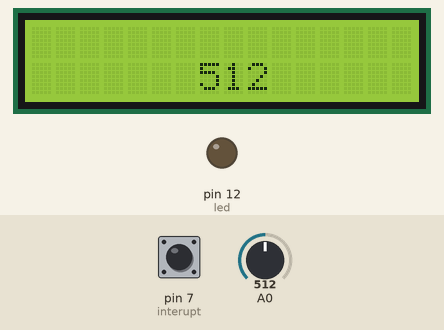
Recording of a sketch running on a simulated Arduino Uno, built with avr-gcc and run on an emulated ATmega328P. On the bench: 16×2 character LCD, output pins drawn as LEDs (lit = HIGH). Dashed ring = blinking. The test bench sets the inputs (shaded band); at power-on: pin 7 (interupt) HIGH, A0 = 512.

Above: at 1.2 s.
1.3 s: pin 7 (interupt) pulled LOW for 0.15 s
At 1.48 s:
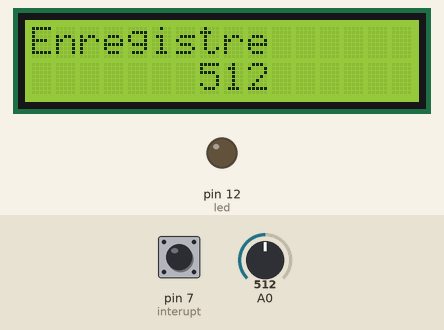
At 1.86 s:
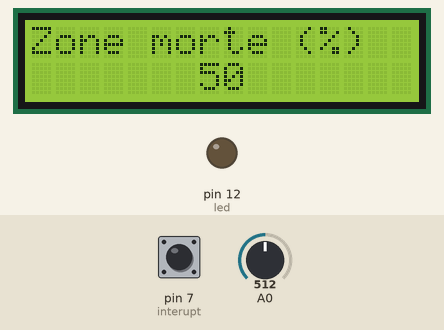
2.0 s: pin 7 (interupt) pulled LOW for 1 s
At 2.23 s:
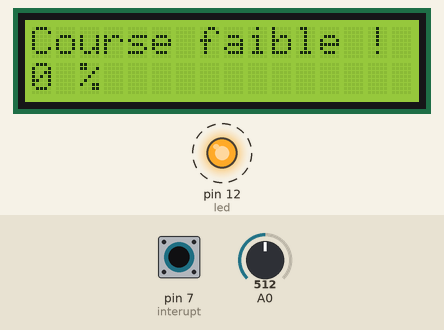
Timing chart, 0 to 12.6 s (numbered marks = the images above; inputs shaded):
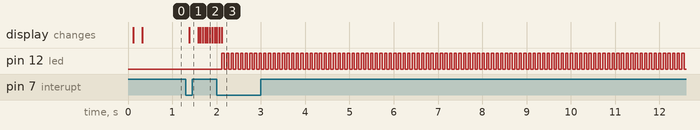

The sketch:

ProgTest1_0.ino
```cpp
#include <LiquidCrystal.h>

LiquidCrystal lcd(11,10,5,4,3,2);

const int interupt = 7;
const int led = 12;
int sensorValue;   // Valeur potentiometre
int etatInterupt;  // État interrupteur
float count;       // Étape du controle
float butMin;      // Butée minimum
float butMax;      // Butée maximum
int course;        // Course du potentiometre
int coursUtil;     // Course utilisée
int zoneMorte;     // Pourcentage utilisé pour la zone morte

void setup()
{
  Serial.begin(9600);
  lcd.begin(16,2);
  lcd.setCursor(0,0);
  pinMode(led, OUTPUT);
  pinMode(interupt, INPUT_PULLUP);
}

void loop()
{
  lcd.clear();
  lcd.setCursor(7,1);
  sensorValue = analogRead(A0);
  if(!butMin || !butMax)  lcd.print(sensorValue);
  etatInterupt = digitalRead(interupt);
  delay(50);

  ////    Définission de la butée minimum ////

  if(etatInterupt == 1 && count == 0 && !butMin)
  {
    count = 1;
    butMin = sensorValue;
    lcd.setCursor(0,0);
    lcd.print("Enregistre");
    delay(200);
  }

  ////    FIN    ////

  ////   Définission de la butée maximum    ////

  else if(etatInterupt == 0 && butMin && count == 1)
  {
    count = 2;
    butMax = sensorValue;
    lcd.setCursor(0,0);
    lcd.print("Enregistre");
    delay(200);
  }

  else if(etatInterupt == 0 && count == 2)
 {
   lcd.setCursor(0,0);
   lcd.print("Zone Morte:");
   lcd.setCursor(0,1);
   lcd.print("Basculez interup");
   delay(50);
 }

  else if(etatInterupt == 1 && butMin && butMax)
  {
    count = 3;
    lcd.clear();
    lcd.setCursor(0,0);
    lcd.print("Zone morte (%)");
    lcd.setCursor(7,1);
    lcd.print(map(analogRead(A0),0,1024,0,100));
    delay(50);
  }

  ////    FIN    ////

  ////    Définission de la taille de la zone morte    ////

  else if(etatInterupt == 0 && count == 3)
  {
    count = 4;
    zoneMorte = map(analogRead(A0),0,1024,0,100);
  }

    ////    FIN    ////

  while(butMin && butMax && count == 4)
  {
    lcd.clear();
    lcd.setCursor(0,0);
    lcd.print(butMin);
    lcd.setCursor(8,0);
    lcd.print(butMax);

    if(butMin < butMax)
    {
      course = ((butMax - butMin) * 100 )  / 1024;
    }

    else if(butMin > butMax)
    {
      course = ((butMin - butMax) * 100 ) / 1024;
    }
    delay(50);

    while(course < 50)
    {
      lcd.clear();
      lcd.setCursor(0,0);
      lcd.print("Course faible !");
      lcd.setCursor(0,1);
      lcd.print(course);
      lcd.setCursor(2,1);
      lcd.print("%");
      digitalWrite(led, HIGH);
      delay(50);
      digitalWrite(led, LOW);
      delay(50);
    }

    while(course > 50)
    {
      lcd.clear();
      lcd.setCursor(3,0);

      if(butMin < butMax)
      {
        coursUtil = map(analogRead(A0),butMin,butMax,0,100);
      }

      ////      Si les butée ont été inversé lors de leur enregistrement
      ////      elles sont enncore inversées et remis à la normal

      if(butMin > butMax)
      {
        coursUtil = map(analogRead(A0),butMax,butMin,0,100);
      }

      if(coursUtil < (100 - zoneMorte) && coursUtil > zoneMorte)
      {
        lcd.print("De 0 a 100");
        lcd.setCursor(0,1);
        lcd.print(coursUtil);
        delay(50);
      }

      else if(coursUtil <= zoneMorte && coursUtil >= 0)
      {
        lcd.print("Zone Morte");
        lcd.setCursor(3,1);
        lcd.print("Trop bas");
        delay(50);
      }

      else if(coursUtil >= (100 - zoneMorte) && coursUtil <= 100)
      {
        lcd.print("Zone Morte");
        lcd.setCursor(3,1);
        lcd.print("Trop haut");
        delay(50);
      }

      else if(coursUtil < 0)
      {
        lcd.print("Erreur !!!");
        lcd.setCursor(0,1);
        lcd.print("Zone non utilise");
        delay(50);
      }

      else if(coursUtil > 100)
      {
        lcd.print("Erreur !!!");
        lcd.setCursor(0,1);
        lcd.print("Zone non utilise");
        delay(50);
      }
    }
  }
}
```

Measured:
- after the input at 1.3 s, the display: changes after 0.08 s (image 1)
- after the input at 2.0 s, pin 12 (led): alternates HIGH for 0.05 s and LOW for 0.05 s, starting after 0.12 s; the display: first differs from a run without the input after 0.07 s (image 3 shows a later state)
